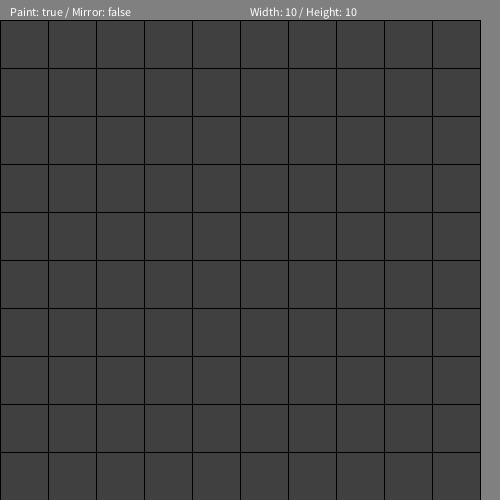
Frame 1 (no input)
Frame 60 (the mouse pressed at the canvas centre just before this capture): identical to frame 1, image omitted
Frame 120 (the mouse held since frame 60 and released just before this capture): identical to frame 1, image omitted

The Processing sketch that drew this single still picture (run headless with seeded random() and noise(); from frame 60 on, the mouse is pressed at the canvas centre):

// Processing sketch: Alien_editor_001
// ── Alien_editor_001.pde
final int w_max = 40;
final int h_max = 40;

int h = 10, w = 10;

boolean f[][] = new boolean[w_max][h_max];

float grid_w, grid_h;

boolean paint = true;
boolean mirror = false;

void setup() {
  size (500, 500);

  draw_grid();
}

void draw() {
}

// -------------------------------------------------------------------------------
// Mouse
// -------------------------------------------------------------------------------

void mouseDragged() {
   set_pixel(mouseX, mouseY);
}

void mousePressed() {
   set_pixel(mouseX, mouseY);
}

void set_pixel(int mx, int my) {
  int fx = int((float)mx / grid_w);
  int fy = int(((float)my - 20) / grid_h);
  
  if ((fx >= 0) && (fx < w) && (fy >= 0) && (fy < h)) {
    f[fx][fy] = paint;
    draw_pixel(fx, fy);
  
    if (mirror) {
      int mirror_x = w - 1 - fx;
      f[mirror_x][fy] = paint;
      draw_pixel(mirror_x, fy);
    }
  }
}

// -------------------------------------------------------------------------------
// Keyboard
// -------------------------------------------------------------------------------

void keyPressed() {
  switch (key) {
    case 'a' :
      w = w_max;
      h = h_max;
      break;
    case 'w' :
      w = min(w + 1, w_max);
      break;
    case 'W' :
      w = max(w - 1, 2);
      break;
    case 'h' :
      h = min(h + 1, h_max);
      break;
    case 'H' :
      h = max(h - 1, 2);
      break;
    case ' ' :
      paint = !paint;
      break;
    case 'm' :
      mirror = !mirror;
      break;
    case 'f' :
      flip_f('h');
      break;
    case 'F' :
      flip_f('v');
      break;
    case 'c' :
      crop_f();
      break;
    case 'i' :
      invert_f();
      break;
  }


  switch (keyCode ) {
    case UP :
      move_f(0, 1);
      break;
    case DOWN :
      move_f(0, -1);
      break;
    case LEFT :
      move_f(1, 0);
      break;
    case RIGHT :
      move_f(-1, 0);
      break;
    case DELETE :
      fill_f(false);
      break;
  }
  draw_grid();
}





// -------------------------------------------------------------------------------
// Screen stuff
// -------------------------------------------------------------------------------

void draw_grid() {
  background(128);
  draw_info();
  
  stroke(0);
  
  grid_w = (float) width / w;
  grid_h = (float) (height - 20) / h;
  
  grid_w = min(grid_w, grid_h);
  grid_h = grid_w;
  
  for (int iy = 0; iy < h; iy ++) {
    for (int ix = 0; ix < w; ix ++) {
      draw_pixel(ix, iy);
    }
  }
}

void draw_pixel(int x, int y) {
  float fx = grid_w * x;
  float fy = grid_h * y + 20;
  
  fill((f[x][y]) ? 255 : 64);
  rect(fx, fy, grid_w, grid_h);
}

void draw_info() {
  fill(255);
  stroke(255);
  
  text ("Paint: " + paint + " / Mirror: " + mirror, 10, 16);
  text ("Width: " + int(w) + " / Height: " + int(h), width / 2, 16);
}


// -------------------------------------------------------------------------------
// image manipulation
// -------------------------------------------------------------------------------

void fill_f(boolean mode) {
  for (int iy = 0; iy < h; iy ++) {
    for (int ix = 0; ix < w; ix ++) {
      f[ix][iy] = mode;
    }
  }
}

void invert_f() {
  for (int iy = 0; iy < h; iy ++) {
    for (int ix = 0; ix < w; ix ++) {
      f[ix][iy] = !f[ix][iy];
    }
  }
}

// move the f grid content
// in w/h by deltas dx, dy (typically -1, 0 or +1)
// and copy back to f
// limited to visible range w/h
void move_f(int dx, int dy) {
  boolean tf[][] = new boolean[w][h]; // temporary buffer
  int tx, ty;
  
  for (int iy = 0; iy < h; iy ++) {
    ty = iy + dy;
    if (ty < 0)  { ty = h + ty; }
    if (ty >= h) { ty = ty - h; }
    for (int ix = 0; ix < w; ix ++) {
      tx = ix + dx;
      if (tx < 0)  { tx = w + tx; }
      if (tx >= w) { tx = tx - w; }
      tf[ix][iy] = f[tx][ty];
    }
  }

  for (int iy = 0; iy < h; iy ++) {
    for (int ix = 0; ix < w; ix ++) {
      f[ix][iy] = tf[ix][iy];
    }
  }
}


// flip the f grid content
// h = horizontal, v = vertical
// limited to visible range w/h
void flip_f(char mode) {
  boolean tf[][] = new boolean[w][h]; // temporary buffer
  int tx, ty;

  for (int iy = 0; iy < h; iy ++) {
    ty = (mode == 'v') ? h - 1 - iy : iy;
    for (int ix = 0; ix < w; ix ++) {
      tx = (mode == 'h') ? w - 1 - ix : ix;
      tf[ix][iy] = f[tx][ty];
    }
  }

  for (int iy = 0; iy < h; iy ++) {
    for (int ix = 0; ix < w; ix ++) {
      f[ix][iy] = tf[ix][iy];
    }
  }
}  


// flip the f grid content
// h = horizontal, v = vertical
void crop_f() {
  boolean tf[][] = new boolean[w][h]; // temporary buffer
  int x_min = w - 1, x_max = h - 1, y_min = 0, y_max = 0;
  boolean copy_on = false;
  
  for (int iy = 0; iy < h; iy ++) {
    for (int ix = 0; ix < w; ix ++) {
      if (f[ix][iy]) {
        if (!copy_on) {
          x_min = ix;
          y_min = iy;
          x_max = ix;
          y_max = iy;
          copy_on = true;
        } else {
          x_min = min(x_min, ix);
          y_min = min(y_min, iy);
          x_max = max(x_max, ix);
          y_max = max(y_max, iy);
        }
      }
    }
  }
  
  for (int iy = y_min; iy <= y_max; iy ++) {
    for (int ix = x_min; ix <= x_max; ix ++) {
      tf[ix - x_min][iy - y_min] = f[ix][iy];
    }
  }

  for (int iy = 0; iy < h; iy ++) {
    for (int ix = 0; ix < w; ix ++) {
      f[ix][iy] = tf[ix][iy];
    }
  }
  
  w = max(2, 1 + x_max - x_min);
  h = max(2, 1 + y_max - y_min);
}  
